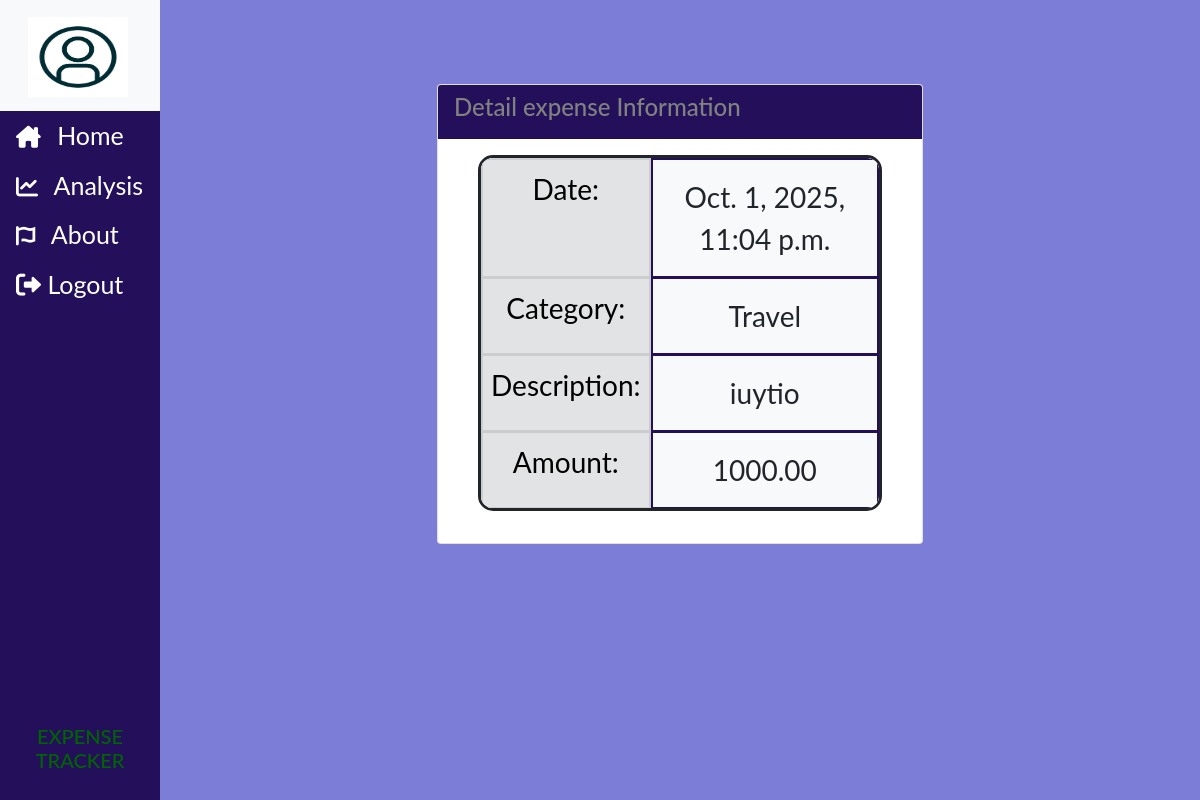
Screenshot of /exp/view/68/ (signed in) with the database file from the repository.
### Users/models.py (models this page shows, shortened)
class Profile(models.Model):
    user=models.OneToOneField(User,on_delete=models.CASCADE)
    image=models.ImageField(default="default.jpg",upload_to="profile_pics")
    location=models.CharField(max_length=100)
    occupation=models.CharField(max_length=100)
    monthly_income=models.DecimalField(max_digits=10,decimal_places=2,default=0.00)

### money_manager/models.py (models this page shows)
class Expense(models.Model):
    category=models.CharField(max_length=100,choices=categories,default=None)
    date=models.DateTimeField(auto_now_add=False,auto_now=False)
    description=models.TextField(max_length=300)
    amount=models.DecimalField(max_digits=10,decimal_places=2)
    user=models.ForeignKey(User,on_delete=models.CASCADE)

### money_manager/views.py (the view)
# urls.py: path('view/<int:exp_id>/',views.view,name="view"),
@login_required
def view(request,exp_id):
    if request.method == "POST":
        expense_ = Expense.objects.get(id=exp_id)
        form = Expenseform(request.POST, instance=expense_)
        if form.is_valid():
            form.save()
        return redirect("money_manager:index")
    else:
        expense_ = Expense.objects.get(id=exp_id)
        form = Expenseform(instance=expense_)
    return render(request,'Money_Manager/viewform.html',{'form':form,'expense_':expense_})

### money_manager/templates/Money_Manager/viewform.html (shortened to what this page needs)
{% extends "Money_Manager/base.html" %}
{% block body %}
<br/>
<br/>
<div class="container">
    <div class="row justify-content-center">
        <div class="col-md-6">
            <div class="card">
                <div class="card-header" style="background-color: #24105a; color:#818181;">
                    <h4 class="card-title">Detail expense Information</h4>
                </div>
                <div class="card-body">
                    <form action="{% url 'money_manager:view' expense_.id %}" method="POST">
                    <div class="container">
                        <table class="table border border-3 border-dark">
                            <tbody>
                                <tr>
                                    <td class="table-secondary">Date:</td>
                                    <td class="p-3 mb-2 bg-light text-dark">{{expense_.date}}</td>
                                </tr>
                                <tr>
                                    <td class="table-secondary">Category:</td>
                                    <td class="p-3 mb-2 bg-light text-dark">{{expense_.category}}</td>
                                </tr>
                                <tr>
                                    <td class="table-secondary">Description:</td>
                                    <td class="p-3 mb-2 bg-light text-dark">{{expense_.description}}</td>
                                </tr>
                                <tr>
                                    <td class="table-secondary">Amount:</td>
                                    <td class="p-3 mb-2 bg-light text-dark">{{expense_.amount}}</td>
                                </tr>
                            </tbody>
                        </table>
                    </div>
                    </form>
                </div>
            </div>
        </div>
    </div>
</div>
{% endblock %}

### money_manager/templates/Money_Manager/base.html (shortened to what this page needs)
{% load static %}
<!DOCTYPE html>
<html lang="en">
<head>
    <link href="https://cdn.jsdelivr.net/npm/bootstrap@5.0.2/dist/css/bootstrap.min.css" rel="stylesheet">
    <link rel="stylesheet" href="https://cdnjs.cloudflare.com/ajax/libs/font-awesome/6.0.0-beta3/css/all.min.css">
    <link href="{% static 'Money_Manager/style.css' %}" rel="stylesheet">
</head>
<body>
    <div class="sidenav">
      <nav class="navbar navbar-light bg-light">
        <div class="container-fluid">
          <a class="navbar-brand" href="#">
            <img src="{{ user.profile.image.url }}" alt="{{ user.username }}" width="100px" height="80px" class="d-inline-block align-text-top">
          </a>
        </div>
      </nav>
      <div class="menu">
        <a href="{% url 'money_manager:index' %}"><i class="fa-solid fa-house-chimney"></i> Home </a>
        <a href="{% url 'money_manager:chart_view' %}"><i class="fa-solid fa-chart-line"></i> Analysis </a>
        {% if user.is_authenticated %}
            <a href="{% url 'about' %}"><i class="fa-solid fa-font-awesome"></i> About </a>
            <form method="POST" action="{% url 'logout' %}" style="display: inline;">
                <button type="submit" class="menu-button">
                    <i class="fa-solid fa-right-from-bracket"></i> Logout
                </button>
            </form>
        {% else %}
            <a href="{% url 'login_page' %}"><i class="fa-solid fa-arrow-right-to-bracket"></i> Login</a>
        {% endif %}
    </div>
      <div class="bottom-text">
          <h6>EXPENSE TRACKER</h6>
      </div>
    </div >
    <div class= "main">
        {% block body %}
        {% endblock %}
    </div>
</body>
</html>

### money_manager/static/Money_Manager/style.css (style rules this page uses)
body { background-color:#7b7dd6; }
body { font-family: "Lato", sans-serif; }

### rows the page displays
Expense: date "Oct. 1, 2025, 11:04 p.m.", category "Travel", description "iuytio", amount "1000.00"
